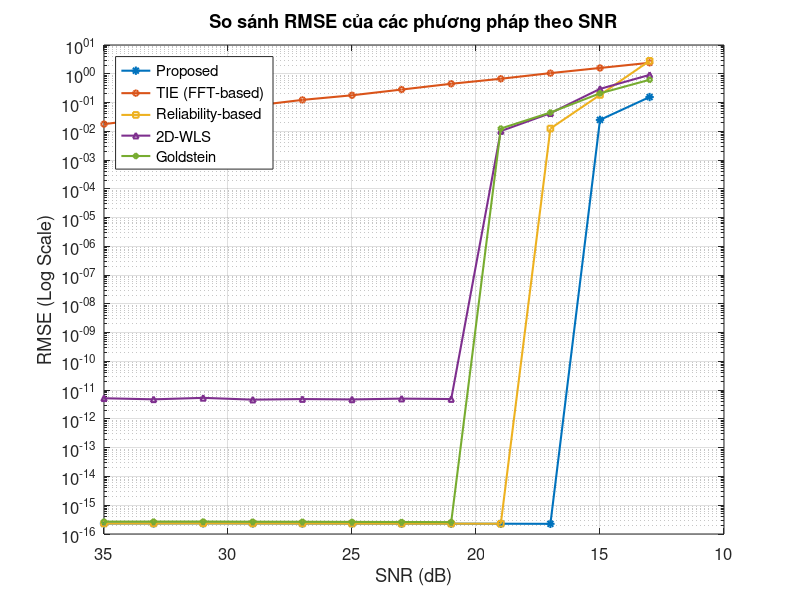

Here is the MATLAB script that generated this plot:
% Dữ liệu SNR
snr = 35:-2:13;

% Dữ liệu RMSE từ kết quả mô phỏng
rmse_tie = [1.7745e-02, 2.8838e-02, 4.6249e-02, 7.6708e-02, 1.2350e-01, 1.7845e-01, 2.8248e-01, 4.4859e-01, 6.7055e-01, 1.0528e+00, 1.5909e+00, 2.4067e+00];
rmse_reliability = [2.3168e-16, 2.3258e-16, 2.3410e-16, 2.3254e-16, 2.3152e-16, 2.3003e-16, 2.2911e-16, 2.2899e-16, 2.2754e-16, 1.2467e-02, 1.8364e-01, 2.8134e+00];
rmse_2dwls = [5.2403e-12, 4.8041e-12, 5.4058e-12, 4.6842e-12, 4.9124e-12, 4.7683e-12, 5.0833e-12, 4.9121e-12, 1.0168e-02, 4.2563e-02, 2.9795e-01, 9.1409e-01];
rmse_goldstein = [2.6945e-16, 2.7036e-16, 2.7083e-16, 2.6742e-16, 2.6616e-16, 2.6336e-16, 2.6103e-16, 2.5922e-16, 1.2467e-02, 4.4949e-02, 2.0861e-01, 6.1870e-01];
rmse_proposed = [2.3168e-16, 2.3258e-16, 2.3410e-16, 2.3254e-16, 2.3152e-16, 2.3003e-16, 2.2911e-16, 2.2898e-16, 2.2750e-16, 2.2543e-16, 2.4933e-02, 1.5519e-01];

% --- Bắt đầu vẽ biểu đồ ---
figure;

% Vẽ "Proposed" đầu tiên để nó nhận màu mặc định số 1 (xanh dương)
semilogy(snr, rmse_proposed, '-*', 'LineWidth', 1.5, 'MarkerSize', 6);
hold on; % Giữ nguyên biểu đồ để vẽ các đường tiếp theo

% Vẽ các đường còn lại
semilogy(snr, rmse_tie, '-o', 'LineWidth', 1.5, 'MarkerSize', 4);
semilogy(snr, rmse_reliability, '-s', 'LineWidth', 1.5, 'MarkerSize', 4);
semilogy(snr, rmse_2dwls, '-^', 'LineWidth', 1.5, 'MarkerSize', 4);
semilogy(snr, rmse_goldstein, '-d', 'LineWidth', 1.5, 'MarkerSize', 4);
hold off; % Kết thúc việc vẽ chồng lên nhau

% --- Thiết lập các thuộc tính cho biểu đồ ---
title('So sánh RMSE của các phương pháp theo SNR');
xlabel('SNR (dB)');
ylabel('RMSE (Log Scale)');
% Cập nhật lại thứ tự trong legend cho khớp với thứ tự vẽ
legend('Proposed', 'TIE (FFT-based)', 'Reliability-based', '2D-WLS', 'Goldstein', 'Location', 'northwest');
grid on;
set(gca, 'XDir','reverse');
set(gca, 'FontSize', 12);
